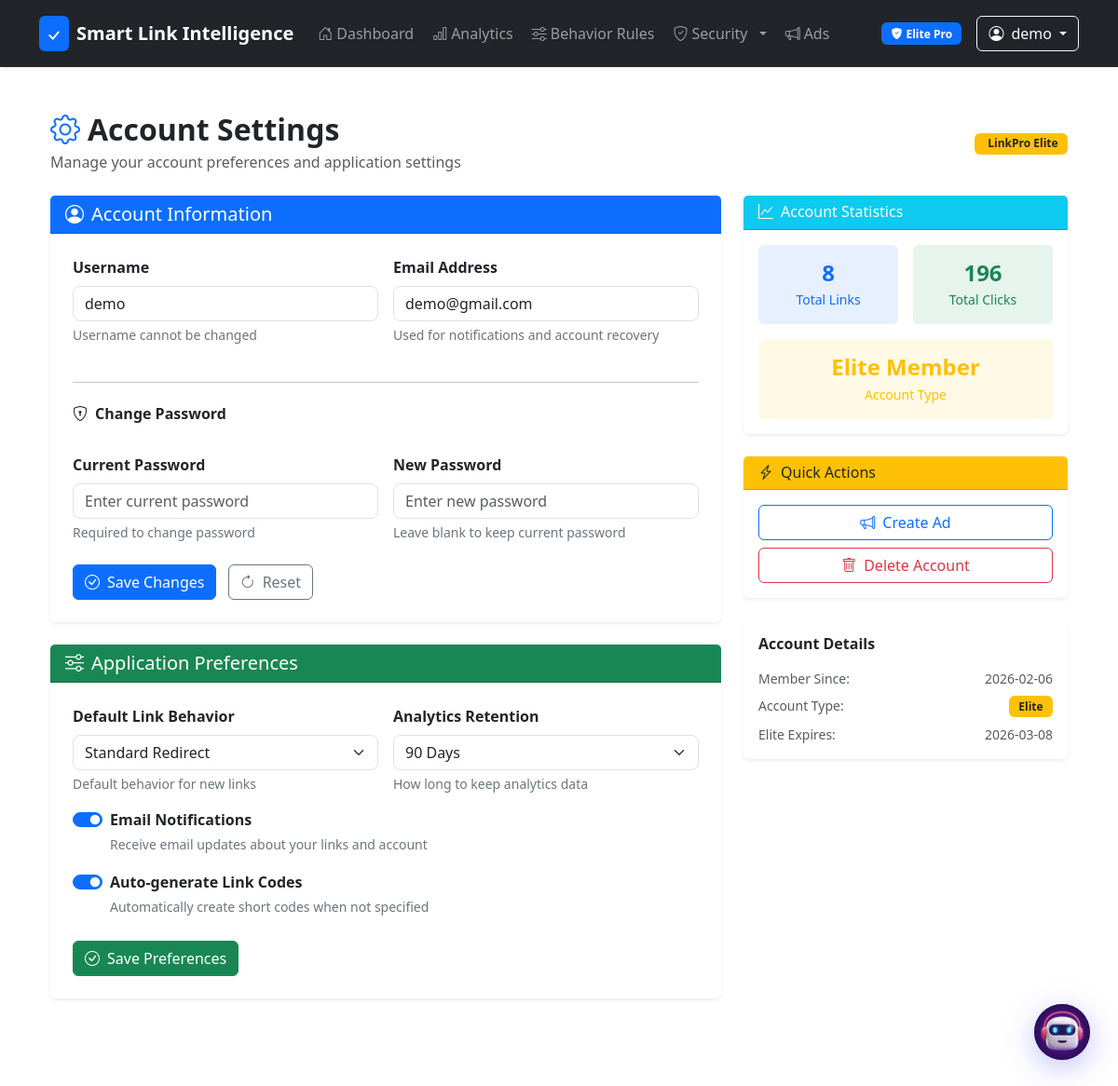
/settings (signed in), run on the app's committed database.
### tables this page shows
CREATE TABLE users (
            id INTEGER PRIMARY KEY AUTOINCREMENT,
            username TEXT UNIQUE NOT NULL,
            password_hash TEXT NOT NULL,
            created_at TEXT DEFAULT (datetime('now'))
        , email TEXT, is_premium INTEGER DEFAULT 0, premium_expires_at TEXT, membership_tier TEXT DEFAULT 'free');

### routes/user.py (the view)
@user_bp.route("/settings")
@login_required
def settings():
    from admin_panel import track_user_activity
    total_links = query_db("SELECT COUNT(*) as count FROM links WHERE user_id = ?", [g.user["id"]], one=True)["count"]
    total_clicks = query_db("SELECT COUNT(*) as count FROM visits v JOIN links l ON v.link_id = l.id WHERE l.user_id = ?", [g.user["id"]], one=True)["count"]
    track_user_activity(g.user["id"], "view_settings", "Viewed account settings")
    return render_template("settings.html", total_links=total_links, total_clicks=total_clicks)

### templates/settings.html (shortened to what this page needs)
{% extends "base.html" %}
{% block content %}
<div class="container py-4">
  <div class="d-flex justify-content-between align-items-center mb-4">
    <div>
      <h2 class="fw-bold mb-1">
        <i class="bi bi-gear text-primary me-2"></i>Account Settings
      </h2>
      <p class="text-muted mb-0">Manage your account preferences and application settings</p>
    </div>
    <div class="text-end">
      {% if g.user.is_premium %}
      <span class="badge bg-warning text-dark">
        LinkPro Elite
      </span>
      {% endif %}
    </div>
  </div>
  <div class="row">
    <div class="col-lg-8">
      <div class="card shadow-sm border-0 mb-4">
        <div class="card-header bg-primary text-white">
          <h5 class="mb-0">
            <i class="bi bi-person-circle me-2"></i>Account Information
          </h5>
        </div>
        <div class="card-body p-4">
          <form method="POST" action="{{ url_for('user.update_settings') }}" id="settingsForm">
            <div class="row g-3">
              <div class="col-md-6">
                <label class="form-label fw-semibold">Username</label>
                <input type="text" name="username" class="form-control" value="{{ g.user.username }}" readonly>
                <div class="form-text">Username cannot be changed</div>
              </div>
              <div class="col-md-6">
                <label class="form-label fw-semibold">Email Address</label>
                <input type="email" name="email" class="form-control" value="{{ g.user.email or '' }}"
                  placeholder="your-email@example.com">
                <div class="form-text">Used for notifications and account recovery</div>
              </div>
              <div class="col-12">
                <hr class="my-4">
                <h6 class="fw-bold mb-3">
                  <i class="bi bi-shield-lock me-2"></i>Change Password
                </h6>
              </div>
              <div class="col-md-6">
                <label class="form-label fw-semibold">Current Password</label>
                <input type="password" name="current_password" class="form-control"
                  placeholder="Enter current password">
                <div class="form-text">Required to change password</div>
              </div>
              <div class="col-md-6">
                <label class="form-label fw-semibold">New Password</label>
                <input type="password" name="new_password" class="form-control" placeholder="Enter new password">
                <div class="form-text">Leave blank to keep current password</div>
              </div>
              <div class="col-12 mt-4">
                <button type="submit" class="btn btn-primary">
                  <i class="bi bi-check-circle me-2"></i>Save Changes
                </button>
                <button type="reset" class="btn btn-outline-secondary ms-2">
                  <i class="bi bi-arrow-clockwise me-2"></i>Reset
                </button>
              </div>
            </div>
          </form>
        </div>
      </div>
      <div class="card shadow-sm border-0 mb-4">
        <div class="card-header bg-success text-white">
          <h5 class="mb-0">
            <i class="bi bi-sliders me-2"></i>Application Preferences
          </h5>
        </div>
        <div class="card-body p-4">
          <form method="POST" action="{{ url_for('user.update_preferences') }}" id="preferencesForm">
            <div class="row g-3">
              <div class="col-md-6">
                <label class="form-label fw-semibold">Default Link Behavior</label>
                <select name="default_behavior" class="form-select">
                  <option value="standard">Standard Redirect</option>
                </select>
                <div class="form-text">Default behavior for new links</div>
              </div>
              <div class="col-md-6">
                <label class="form-label fw-semibold">Analytics Retention</label>
                <select name="analytics_retention" class="form-select">
                  <option value="90" selected>90 Days</option>
                </select>
                <div class="form-text">How long to keep analytics data</div>
              </div>
              <div class="col-12">
                <div class="form-check form-switch">
                  <input class="form-check-input" type="checkbox" name="email_notifications" id="emailNotifications"
                    checked>
                  <label class="form-check-label fw-semibold" for="emailNotifications">
                    Email Notifications
                  </label>
                  <div class="form-text">Receive email updates about your links and account</div>
                </div>
              </div>
              <div class="col-12">
                <div class="form-check form-switch">
                  <input class="form-check-input" type="checkbox" name="auto_generate_codes" id="autoGenerateCodes"
                    checked>
                  <label class="form-check-label fw-semibold" for="autoGenerateCodes">
                    Auto-generate Link Codes
                  </label>
                  <div class="form-text">Automatically create short codes when not specified</div>
                </div>
              </div>
              <div class="col-12 mt-4">
                <button type="submit" class="btn btn-success">
                  <i class="bi bi-check-circle me-2"></i>Save Preferences
                </button>
              </div>
            </div>
          </form>
        </div>
      </div>
    </div>
    <div class="col-lg-4">
      <div class="sticky-top" style="top: 2rem;">
        <div class="card shadow-sm border-0 mb-4">
          <div class="card-header bg-info text-white">
            <h6 class="mb-0">
              <i class="bi bi-graph-up me-2"></i>Account Statistics
            </h6>
          </div>
          <div class="card-body p-3">
            <div class="row g-3 text-center">
              <div class="col-6">
                <div class="bg-primary bg-opacity-10 rounded p-3">
                  <div class="h4 fw-bold text-primary mb-1">{{ total_links or 0 }}</div>
                  <div class="small text-primary">Total Links</div>
                </div>
              </div>
              <div class="col-6">
                <div class="bg-success bg-opacity-10 rounded p-3">
                  <div class="h4 fw-bold text-success mb-1">{{ total_clicks or 0 }}</div>
                  <div class="small text-success">Total Clicks</div>
                </div>
              </div>
              <div class="col-12">
                <div class="bg-warning bg-opacity-10 rounded p-3">
                  <div class="h4 fw-bold text-warning mb-1">
                    {% if g.user.is_premium %}
                    Elite Member
                    {% else %}
                    Free Account
                    {% endif %}
                  </div>
                  <div class="small text-warning">Account Type</div>
                </div>
              </div>
            </div>
          </div>
        </div>
        <div class="card shadow-sm border-0 mb-4">
          <div class="card-header bg-warning text-dark">
            <h6 class="mb-0">
              <i class="bi bi-lightning-charge me-2"></i>Quick Actions
            </h6>
          </div>
          <div class="card-body p-3">
            <div class="d-grid gap-2">
              <a href="{{ url_for('ads.create_ad') }}" class="btn btn-outline-primary">
                <i class="bi bi-megaphone me-2"></i>Create Ad
              </a>
              <button class="btn btn-outline-danger" onclick="showDeleteAccountModal()">
                <i class="bi bi-trash me-2"></i>Delete Account
              </button>
            </div>
          </div>
        </div>
        <div class="card shadow-sm border-0">
          <div class="card-body p-3">
            <h6 class="fw-bold mb-3">Account Details</h6>
            <div class="small text-muted">
              <div class="d-flex justify-content-between mb-2">
                <span>Member Since:</span>
                <span>{{ g.user.created_at[:10] if g.user.created_at else 'N/A' }}</span>
              </div>
              <div class="d-flex justify-content-between mb-2">
                <span>Account Type:</span>
                <span>
                  {% if g.user.is_premium %}
                  <span class="badge bg-warning text-dark">Elite</span>
                  {% else %}
                  <span class="badge bg-secondary">Free</span>
                  {% endif %}
                </span>
              </div>
              {% if g.user.is_premium and g.user.premium_expires_at %}
              <div class="d-flex justify-content-between">
                <span>Elite Expires:</span>
                <span>{{ g.user.premium_expires_at[:10] }}</span>
              </div>
              {% endif %}
            </div>
          </div>
        </div>
      </div>
    </div>
  </div>
</div>
{% endblock %}

### templates/base.html (shortened to what this page needs)
<!doctype html>
<html lang="en">
<head>
  <link href="https://cdn.jsdelivr.net/npm/bootstrap@5.3.3/dist/css/bootstrap.min.css" rel="stylesheet">
  <link rel="stylesheet" href="https://cdn.jsdelivr.net/npm/bootstrap-icons@1.11.0/font/bootstrap-icons.css">
  <link rel="stylesheet" href="{{ url_for('static', filename='css/style.css') }}">
  <link rel="stylesheet" href="{{ url_for('static', filename='css/base.css') }}">
  <link rel="stylesheet" href="{{ url_for('static', filename='css/chat.css') }}">
<body>
  <nav class="navbar navbar-expand-lg navbar-dark bg-dark mb-4 shadow-sm">
    <div class="container">
      <a class="navbar-brand d-flex align-items-center"
        href="{{ url_for('main.index') if g.user else url_for('main.landing') }}">
        <div class="bg-primary rounded-2 p-1 me-2">
          <svg width="24" height="24" viewBox="0 0 40 40" fill="none">
            <path d="M12 20L18 26L28 14" stroke="white" stroke-width="3" stroke-linecap="round" />
          </svg>
        </div>
        <span class="fw-bold">Smart Link Intelligence</span>
      </a>
      <div class="collapse navbar-collapse" id="navbarNav">
        {% if g.user %}
        <ul class="navbar-nav me-auto">
          <li class="nav-item">
            <a class="nav-link" href="{{ url_for('main.index') }}">
              <i class="bi bi-house-door me-1"></i>Dashboard
            </a>
          </li>
          <li class="nav-item">
            <a class="nav-link" href="#" onclick="showAnalyticsOverview()">
              <i class="bi bi-bar-chart me-1"></i>Analytics
            </a>
          </li>
          <li class="nav-item">
            <a class="nav-link" href="{{ url_for('user.behavior_rules') }}">
              <i class="bi bi-sliders me-1"></i>Behavior Rules
            </a>
          </li>
          <li class="nav-item {% if g.user['membership_tier'] == 'elite_pro' %}dropdown{% endif %}">
            {% if g.user['membership_tier'] == 'elite_pro' %}
            <a class="nav-link dropdown-toggle" href="#" role="button" data-bs-toggle="dropdown">
              <i class="bi bi-shield-check me-1"></i>Security
            </a>
            {% else %}
            <a class="nav-link" href="{{ url_for('ddos.ddos_protection_dashboard') }}">
              <i class="bi bi-shield-check me-1"></i>Security
              <i class="bi bi-lock-fill text-secondary ms-1 fs-6" title="Locked for your tier"></i>
            </a>
            {% endif %}
          </li>
          <li class="nav-item">
            <a class="nav-link" href="{{ url_for('ads.create_ad') }}">
              <i class="bi bi-megaphone me-1"></i>Ads
            </a>
          </li>
        </ul>
        <div class="d-flex align-items-center">
          <div class="d-flex align-items-center">
            {% if g.user['is_premium'] %}
            {% if g.user['membership_tier'] == 'elite_pro' %}
            <span class="badge bg-primary text-white me-3">
              <i class="bi bi-shield-fill-check me-1"></i>Elite Pro
            </span>
            {% else %}
            <span class="badge bg-warning text-dark me-3">
              <i class="bi bi-crown-fill me-1"></i>Elite
            </span>
            {% endif %}
            {% else %}
            <span class="badge bg-secondary text-white me-3">
              <i class="bi bi-person me-1"></i>Free
            </span>
            {% endif %}
            <div class="dropdown">
              <button class="btn btn-outline-light dropdown-toggle d-flex align-items-center" type="button"
                data-bs-toggle="dropdown">
                <i class="bi bi-person-circle me-2"></i>{{ g.user.username }}
              </button>
            </div>
          </div>
          {% endif %}
        </div>
      </div>
  </nav>
  <main class="container mb-5">
    {% block content %}{% endblock %}
  </main>
  {% include 'partials/chat_widget.html' %}
</body>
</html>

### data on the page
users: user.username "demo", username "demo", email "demo@gmail.com", user "2026-02-06", user "2026-03-08"

### other printed values
{{ total_links or 0 }} "8"
{{ total_clicks or 0 }} "196"
